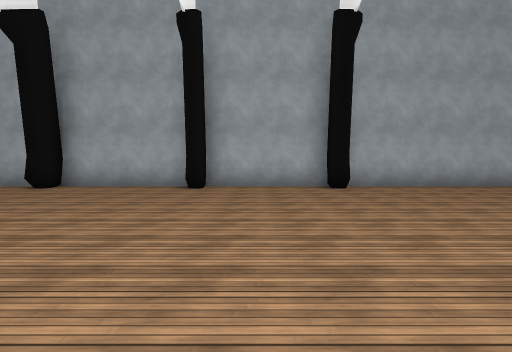
[1] (above)

14 first-person views from a walk through a Unity game level. The camera is 1.2 m above the floor, tilts 2° down and sees 80° across. The floor is counted in squares, 2 m on a side. Each view is taken from the middle of a square. On the plan, view 1 faces up. The plan holds only what a view shows up to about 9 squares ahead; the rest is blank. The place goes on beyond the plan. The player character is not drawn. Some surface patterns are stand-ins.

[2]
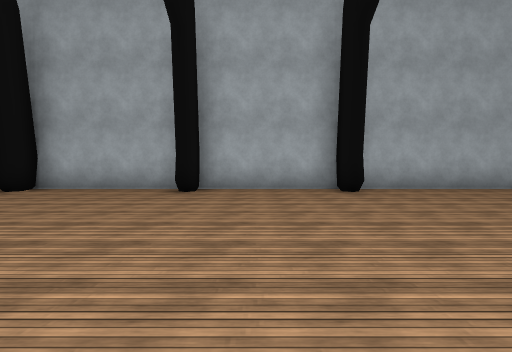

[3]
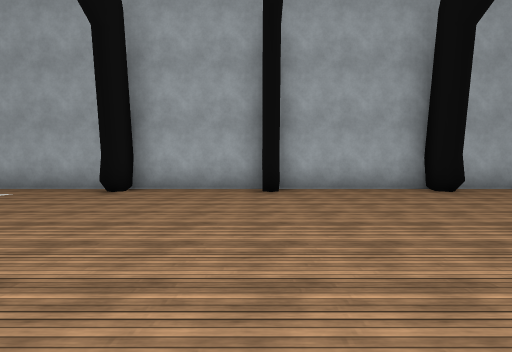

[4]
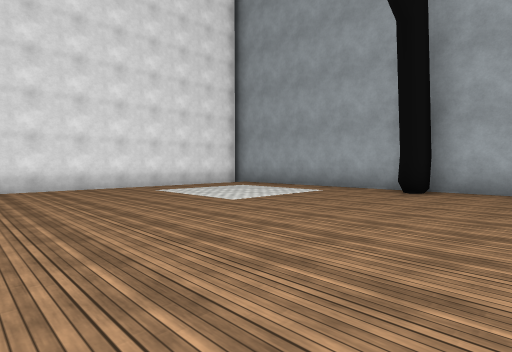

[5]
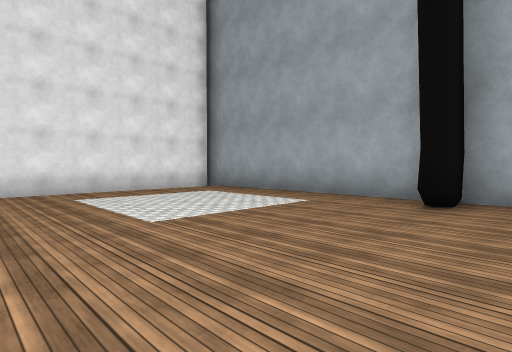

[6]
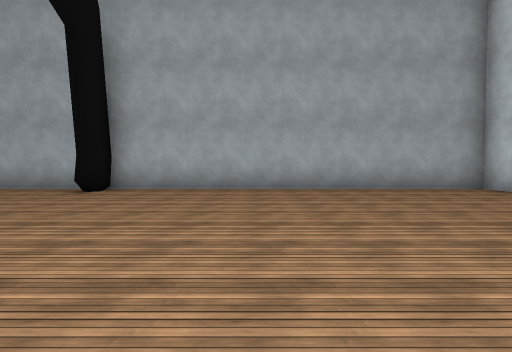

[7]
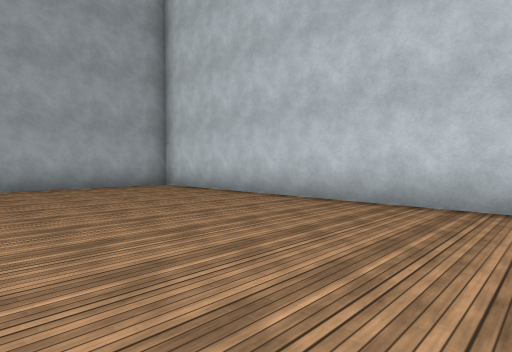

[8]
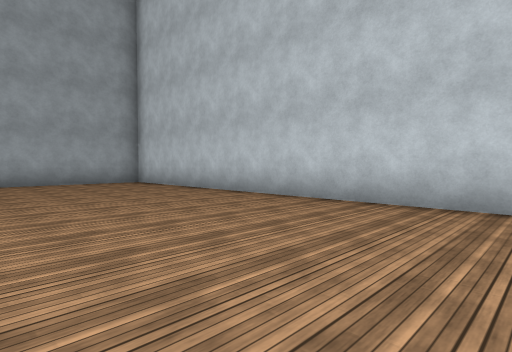

[9]
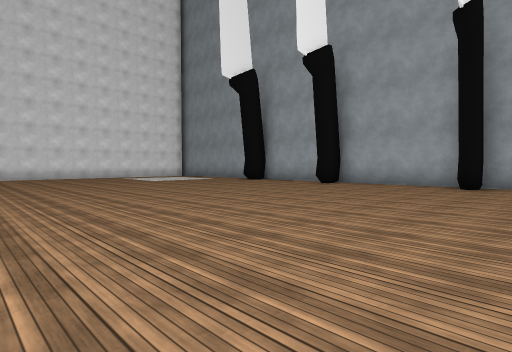

[10]
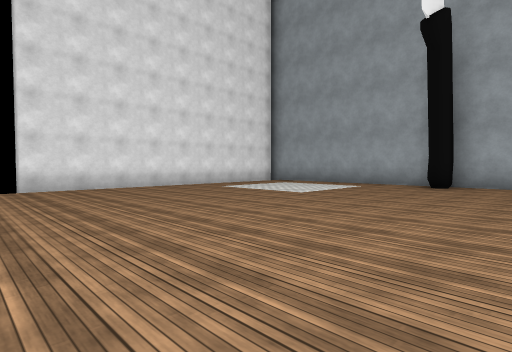

[11]
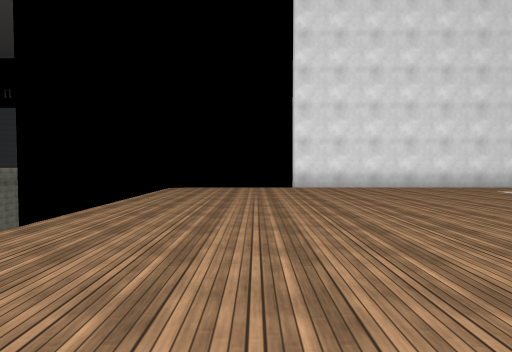

[12]
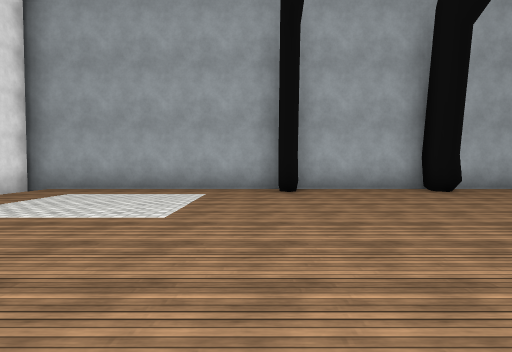

[13]
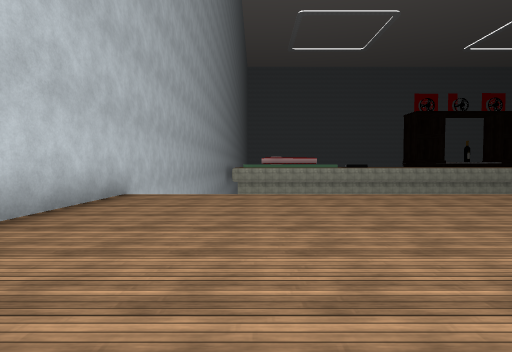

[14]
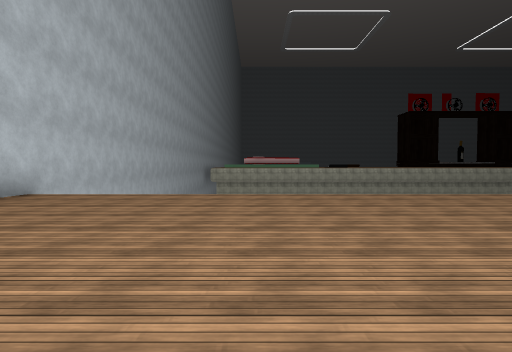

### Floor plan
Points are (right, up) in squares from view 1. A wall is a line through its corners. A room is listed if a view was taken in it or the views show most of it. See-through windows are left out.
Room 1 (views 1, 2, 3, 4, 5, 6, 7, 8, 9, 10, 11, 12, 13, 14)
walls: (-1.6, 8.7) (-5.5, 8.7) (-5.5, 7.8); (2, 7.8) (2, 8.2); (-5.8, 8.7) (-9.1, 8.7) (-9.1, 7.6); (2.1, 8.7) (-1.4, 8.7) (-1.4, 7.8); (-9.4, 8.7) (-15.6, 8.7) (-15.6, 0); (11.7, -6) (11.7, 8.7) (2.4, 8.7) (2.4, 7.8)

Positions as (right, up) in squares from view 1, and headings:
1: (0, 0), facing up
2: (0, 1), facing up
3: (-6, 1), facing up
4: (-7, 1), facing up-left
5: (-8, 3), facing up-left
6: (6, 1), facing up
7: (7, 0), facing up-right
8: (7, -2), facing up-right
9: (0, -1), facing up-left
10: (-7, -1), facing up-left
11: (-7, -1), facing left
12: (-10, 1), facing up
13: (9, 3), facing down
14: (7, 3), facing down
